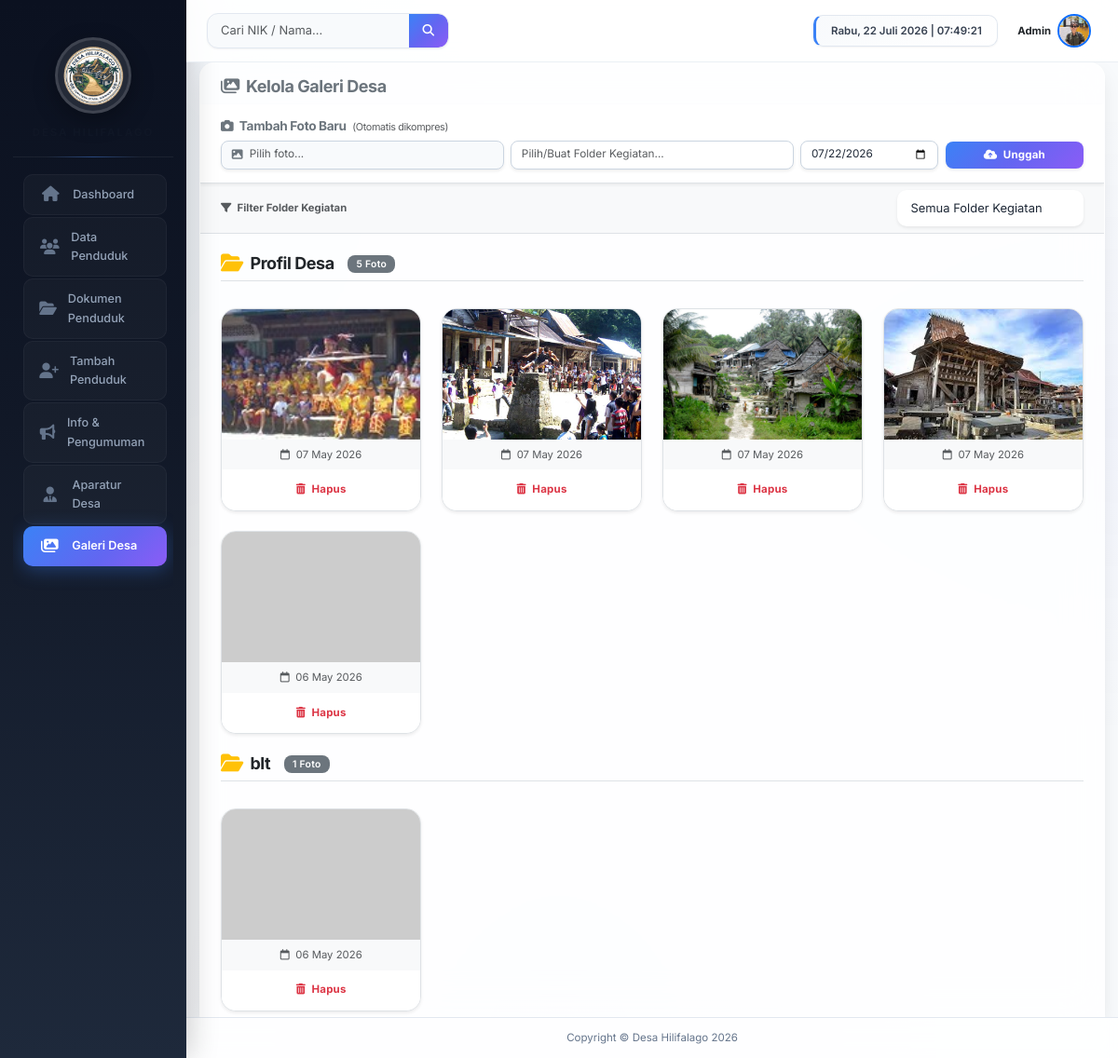
The page /galeri.php on the database its author committed.
### tables this page shows
CREATE TABLE `galeri` (
  `id_galeri` int(11) NOT NULL,
  `file_foto` varchar(255) DEFAULT NULL,
  `judul_kegiatan` varchar(150) DEFAULT NULL,
  `tanggal_kegiatan` date DEFAULT NULL
);

### galeri.php (the view, shortened to what this page needs)
<?php
require_once 'koneksi.php';
$gallery_dir = 'galeri_img/';
$pdo->exec("UPDATE galeri SET judul_kegiatan = 'Profil Desa' WHERE TRIM(judul_kegiatan) = '' OR judul_kegiatan IS NULL");
$query_galeri = "SELECT * FROM galeri";
$params_galeri = [];
$query_galeri .= " ORDER BY tanggal_kegiatan DESC, id_galeri DESC";
$stmt = $pdo->prepare($query_galeri);
$stmt->execute($params_galeri);
$images = $stmt->fetchAll();
?>
<!DOCTYPE html>
<html lang="id">
<head>
    <link href="https://cdn.jsdelivr.net/npm/bootstrap@5.3.0/dist/css/bootstrap.min.css" rel="stylesheet">
    <link rel="stylesheet" href="https://cdn.jsdelivr.net/npm/@fancyapps/ui@5.0/dist/fancybox/fancybox.css" />
    <link rel="stylesheet" href="https://cdnjs.cloudflare.com/ajax/libs/font-awesome/6.4.0/css/all.min.css">
    <link rel="stylesheet" href="style.css?v=<?= time() ?>">
</head>
<body>
    <div class="container-fluid p-0">
        <div class="row g-0">
            <?php include 'sidebar.php'; ?>
            <div class="col-md-9 col-lg-10 d-flex flex-column" style="height: 100vh; overflow-x: hidden;">
                <?php include 'topbar.php'; ?>
                <div class="flex-grow-1 d-flex flex-column" style="overflow: hidden;">
                    <div class="pt-0 pb-0 px-3 d-flex flex-column flex-grow-1" style="overflow: hidden;">
                        <div class="card shadow-sm glass-card border-0 mb-0 mt-0 flex-grow-1 d-flex flex-column" style="max-height: 100%; overflow: hidden; border-bottom-left-radius: 0 !important; border-bottom-right-radius: 0 !important;">
                            <div class="card-header bg-transparent border-bottom pt-3 px-4 pb-2">
                                <h5 class="fw-bold text-secondary mb-0"><i class="fa-solid fa-images me-2"></i>Kelola Galeri Desa</h5>
                            </div>
                            <div class="bg-white px-3 px-md-4 py-3 border-bottom shadow-sm" style="z-index: 1020; position: relative;">
                                <h6 class="fw-bold text-secondary mb-2" style="font-size: 0.95rem; border: none; padding: 0;">
                                    <i class="fa-solid fa-camera me-1"></i> Tambah Foto Baru
                                    <small class="text-muted fw-normal ms-1" style="font-size: 0.75rem;">(Otomatis dikompres)</small>
                                </h6>
                                <form method="POST" enctype="multipart/form-data" class="row g-2 align-items-center">
                                    <div class="col-md-4">
                                        <label for="inputFotoGaleri" class="form-control form-control-sm d-flex align-items-center mb-0 shadow-sm" style="cursor: pointer; overflow: hidden; white-space: nowrap; text-overflow: ellipsis; background: #f8fafc !important;">
                                            <i class="fa-solid fa-image text-secondary me-2"></i> <span id="namaFileFoto" class="text-muted">Pilih foto...</span>
                                        </label>
                                    </div>
                                    <div class="col-md-4">
                                        <input type="text" name="judul_kegiatan" list="folderKegiatan" class="form-control form-control-sm shadow-sm" placeholder="Pilih/Buat Folder Kegiatan..." required autocomplete="off" title="Pilih folder yang sudah ada atau ketik nama folder baru">
                                    </div>
                                    <div class="col-md-2">
                                        <input type="date" name="tanggal_kegiatan" class="form-control form-control-sm shadow-sm" value="<?= date('Y-m-d') ?>" required>
                                    </div>
                                    <div class="col-md-2">
                                        <button type="submit" class="btn btn-primary btn-sm w-100 fw-bold shadow-sm">
                                            <i class="fa-solid fa-cloud-arrow-up me-1"></i> Unggah
                                        </button>
                                    </div>
                                </form>
                            </div>
                            <div class="px-3 px-md-4 py-2 bg-light border-bottom d-flex justify-content-between align-items-center">
                                <span class="small fw-bold text-muted"><i class="fa-solid fa-filter me-1"></i> Filter Folder Kegiatan</span>
                                <form method="GET" class="d-flex gap-2 m-0">
                                    <select name="filter_judul" class="form-select form-select-sm shadow-sm border-0" onchange="this.form.submit()" style="min-width: 200px;">
                                        <option value="">Semua Folder Kegiatan</option>
                                    </select>
                                </form>
                            </div>
                            <div class="card-body p-3 p-md-4" style="overflow-y: auto; -webkit-overflow-scrolling: touch;">
                                <div class="row g-2 g-md-4">
                                    <?php if (empty($images)): ?>
                                        <div class="col-12">
                                            <div class="text-center empty-state-container text-muted mx-auto" style="max-width: 600px;">
                                                <svg viewBox="0 0 24 24" fill="none" stroke-width="1.2" stroke-linecap="round" stroke-linejoin="round" class="empty-state-anim">
                                                    <rect x="3" y="3" width="18" height="18" rx="2" ry="2"></rect>
                                                    <circle cx="8.5" cy="8.5" r="1.5"></circle>
                                                    <polyline points="21 15 16 10 5 21"></polyline>
                                                </svg>
                                                <h4 class="fw-bold" style="color: #0b214a;">Galeri Masih Kosong</h4>
                                                <p>Belum ada foto kegiatan atau infrastruktur yang ditambahkan.<br>Silakan unggah foto baru menggunakan form di atas.</p>
                                            </div>
                                        </div>
                                    <?php else: ?>
                                        <?php
                                        $albums = [];
                                        foreach ($images as $img) {
                                            $judul = $img['judul_kegiatan'];
                                            if (!isset($albums[$judul])) $albums[$judul] = [];
                                            $albums[$judul][] = $img;
                                        }
                                        ?>
                                        <?php foreach ($albums as $judul => $album_images): ?>
                                            <div class="col-12 mt-4 mb-2">
                                                <div class="d-flex align-items-center border-bottom pb-2">
                                                    <i class="fa-solid fa-folder-open text-warning fs-4 me-2"></i>
                                                    <h6 class="fw-bold text-dark mb-0 fs-5"><?= htmlspecialchars($judul) ?></h6>
                                                    <span class="badge bg-secondary ms-3"><?= count($album_images) ?> Foto</span>
                                                </div>
                                            </div>
                                            <?php foreach ($album_images as $row): ?>
                                                <div class="col-6 col-md-4 col-lg-3">
                                                    <div class="card gallery-card shadow-sm position-relative h-100 d-flex flex-column border">
                                                        <a href="<?= $gallery_dir . rawurlencode($row['file_foto']) ?>" data-fancybox="gallery-<?= md5($judul) ?>" data-caption="<?= htmlspecialchars($row['judul_kegiatan']) ?> (<?= date('d M Y', strtotime($row['tanggal_kegiatan'])) ?>)">
                                                            <img src="<?= $gallery_dir . rawurlencode($row['file_foto']) ?>?t=<?= file_exists($gallery_dir . $row['file_foto']) ? filemtime($gallery_dir . $row['file_foto']) : time() ?>" class="card-img-top" style="height: 140px; width: 100%; object-fit: cover; display: block;" alt="Foto Kegiatan" onerror="this.src='https://via.placeholder.com/300?text=Gambar+Rusak'">
                                                    </a>
                                                        <div class="card-body p-2 text-center flex-grow-1 d-flex flex-column justify-content-center bg-light">
                                                        <small class="text-muted"><i class="fa-regular fa-calendar me-1"></i> <?= date('d M Y', strtotime($row['tanggal_kegiatan'])) ?></small>
                                                    </div>
                                                        <div class="card-footer text-center mt-auto p-2 bg-white border-top-0">
                                                            <button type="button" class="btn btn-sm btn-outline-danger btn-hapus w-100 fw-bold" data-id="<?= $row['id_galeri'] ?>" data-file="<?= htmlspecialchars($row['file_foto']) ?>"><i class="fa-solid fa-trash-can me-1"></i> Hapus</button>
                                                    </div>
                                                </div>
                                            </div>
                                        <?php endforeach; ?>
                                        <?php endforeach; ?>
                                    <?php endif; ?>
                                </div>
                            </div>
                        </div>
                    </div>
                </div>
                <div class="mt-auto text-center small footer-marquee-official">
                    <span>Copyright &copy; Desa Hilifalago <?= date('Y') ?></span>
                </div>
            </div>
        </div>
    </div>
</body>
</html>

### sidebar.php (shortened to what this page needs)
<?php
$current_page = basename($_SERVER['PHP_SELF']);
?>
<div class="col-md-3 col-lg-2 sidebar p-3 text-white">
    <div class="sidebar-brand">
        <img src="logo.png?t=<?= time() ?>" alt="Logo Desa" class="logo-img mb-2" onerror="this.src='https://via.placeholder.com/90?text=Logo'">
        <h6 class="fw-bold mt-2 mb-0 small text-uppercase opacity-75" style="letter-spacing: 2px;">Desa Hilifalago</h6>
    </div>
    <div class="sidebar-scroll-content flex-grow-1">
        <ul class="nav flex-column mt-2">
            <li class="nav-item"><a href="index.php" class="nav-link <?= $current_page == 'index.php' ? 'active' : '' ?>"><i class="fa-solid fa-house"></i> Dashboard</a></li>
            <li class="nav-item"><a href="data_penduduk.php" class="nav-link <?= in_array($current_page, ['data_penduduk.php', 'edit_penduduk.php', 'lihat_penduduk.php']) ? 'active' : '' ?>"><i class="fa-solid fa-users"></i> Data Penduduk</a></li>
            <li class="nav-item"><a href="dokumen_penduduk.php" class="nav-link <?= in_array($current_page, ['dokumen_penduduk.php']) ? 'active' : '' ?>"><i class="fa-solid fa-folder-open"></i> Dokumen Penduduk</a></li>
            <li class="nav-item"><a href="tambah_penduduk.php" class="nav-link <?= $current_page == 'tambah_penduduk.php' ? 'active' : '' ?>"><i class="fa-solid fa-user-plus"></i> Tambah Penduduk</a></li>
            <li class="nav-item"><a href="berita.php" class="nav-link <?= in_array($current_page, ['berita.php', 'tambah_berita.php', 'edit_berita.php']) ? 'active' : '' ?>"><i class="fa-solid fa-bullhorn"></i> Info & Pengumuman</a></li>
            <li class="nav-item"><a href="aparatur.php" class="nav-link <?= $current_page == 'aparatur.php' ? 'active' : '' ?>"><i class="fa-solid fa-user-tie"></i> Aparatur Desa</a></li>
            <li class="nav-item"><a href="galeri.php" class="nav-link <?= $current_page == 'galeri.php' ? 'active' : '' ?>"><i class="fa-solid fa-images"></i> Galeri Desa</a></li>
        </ul>
    </div>
</div>

### topbar.php (shortened to what this page needs)
<?php
$search_val = isset($_GET['search']) ? htmlspecialchars($_GET['search']) : '';
?>
<nav class="navbar navbar-expand navbar-light topbar static-top px-3 px-md-4 d-flex justify-content-between align-items-center">
    <div class="d-flex align-items-center gap-3">
        <form action="data_penduduk.php" method="GET" class="d-none d-sm-inline-block mw-100 search-form" style="min-width: 260px;">
            <div class="input-group">
                <input type="text" name="search" class="form-control border-0 small" placeholder="Cari NIK / Nama..." aria-label="Search" value="<?= $search_val ?>">
                <button class="btn btn-primary" type="submit">
                    <i class="fa-solid fa-magnifying-glass"></i>
                </button>
            </div>
        </form>
    </div>
    <ul class="navbar-nav align-items-center gap-1 gap-md-3">
        <li class="nav-item d-none d-md-block">
            <div id="clock-container" class="clock-widget"></div>
        </li>
        <li class="nav-item dropdown">
            <a class="nav-link d-flex align-items-center gap-2 px-2" href="#" id="userDropdown" role="button" data-bs-toggle="dropdown" aria-expanded="false">
                <span class="d-none d-lg-inline fw-bold text-dark small">Admin</span>
                <img class="img-profile rounded-circle border border-2 border-primary" src="foto_kades.jpg?t=<?= time() ?>" onerror="this.src='https://via.placeholder.com/60'" style="width: 36px; height: 36px; object-fit: cover;">
            </a>
        </li>
    </ul>
</nav>

### rows shown on the page
galeri: judul_kegiatan "Profil Desa", count($album_images) "5", tanggal_kegiatan "06 May 2026"
galeri: file_foto (picture), tanggal_kegiatan "07 May 2026"
galeri: file_foto (picture), tanggal_kegiatan "07 May 2026"
galeri: file_foto (picture), tanggal_kegiatan "07 May 2026"
galeri: file_foto (picture), tanggal_kegiatan "07 May 2026"
galeri: tanggal_kegiatan "06 May 2026"

### other values the page prints
$judul "blt"
count($album_images) "1"
